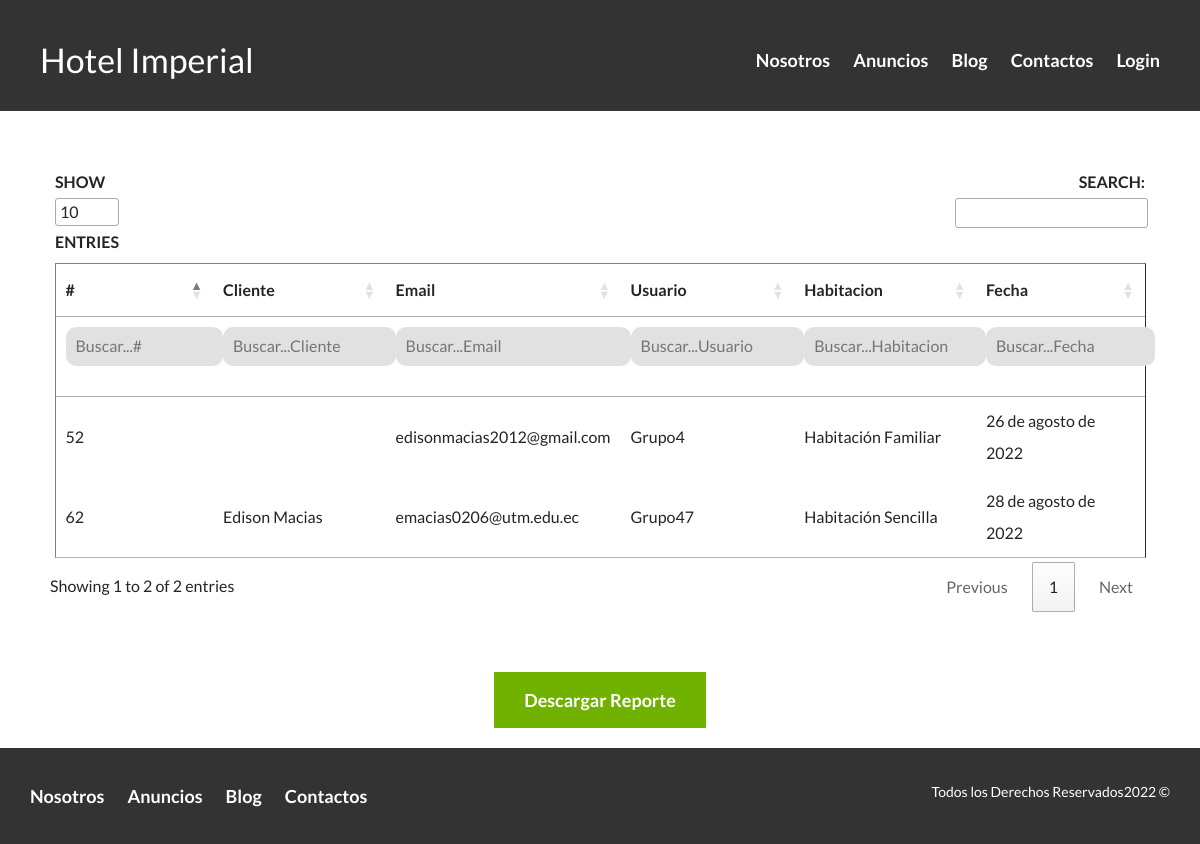
The page /reservacion/ on the database as committed earlier.
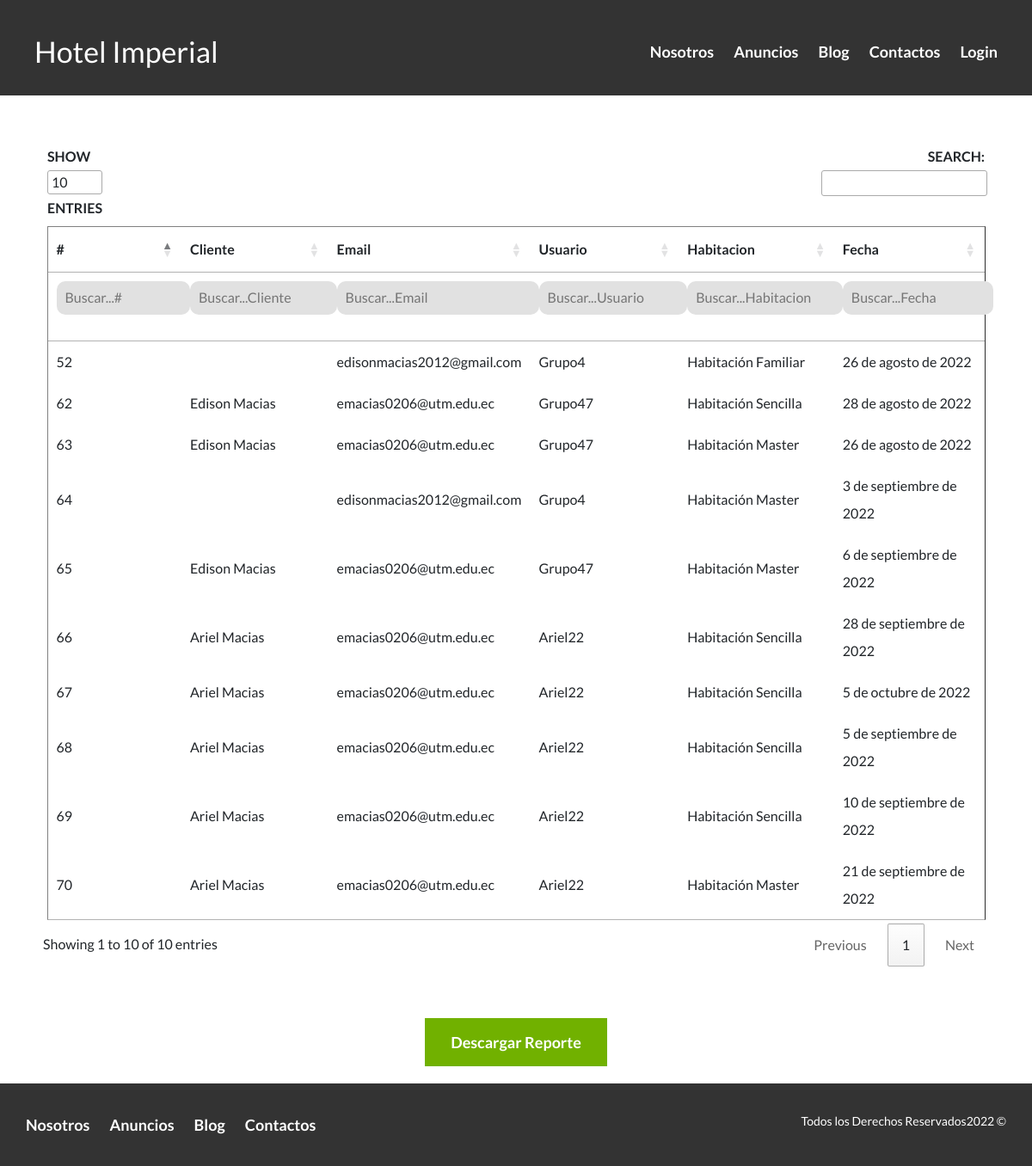
The same page on the database as committed later.
### Hotel/models.py (models this page shows, shortened)
class Reservation(models.Model):
    date = models.DateField(verbose_name="Fecha de Reservacion")
    cliente = models.CharField(verbose_name="Cliente", max_length=100)
    mail = models.EmailField(verbose_name="Email")
    room = models.CharField(max_length=100,verbose_name="Habitacion")
    user = models.CharField(max_length=100,verbose_name="Usuario")
    class Meta:
        verbose_name = 'Reservacion'
        verbose_name_plural = 'Reservaciones'
        ordering = ["-date"]

### Hotel/views.py (the view)
# urls.py: path('reservacion/', reservacion.as_view(), name="reservacion"),
class reservacion(TemplateView):
    template_name = 'hotel/Reservaciones.html'
    def get(selt, request):
        reser = Reservation.objects.all()
        return render(request, selt.template_name, {'reser': reser})

### Hotel/templates/hotel/Reservaciones.html (shortened to what this page needs)
{% extends 'core/base.html' %}
{% block header %}site-header{% endblock %}
{% block content %}
{% load static %}
<div class="table">
    <table border="1" id="example">
        <thead>
            <th>#</th>
            <th>Cliente</th>
            <th>Email</th>
            <th>Usuario</th>
            <th>Habitacion</th>
            <th>Fecha</th>
        </thead>
        <tbody>
            {% for reser in reser %}
            <tr>
                <td>{{reser.id}}</td>
                <td>{{reser.cliente}}</td>
                <td>{{reser.mail}}</td>
                <td>{{reser.user}}</td>
                <td>{{reser.room}}</td>
                <td>{{reser.date}}</td>
            </tr>
            {% endfor %}
        </tbody>
    </table>
</div>
<div class="descargar">
    <a href="{% url 'misreservacionpdf' %}" class="boton boton-verde">Descargar Reporte</a>
</div>
{% endblock %}

### core/templates/core/base.html (shortened to what this page needs)
<!DOCTYPE html>
<html lang="en">
    <head>
        {% load static %}
        <link href="https://cdn.jsdelivr.net/npm/bootstrap@5.2.0/dist/css/bootstrap.min.css" rel="stylesheet">
        <link rel="stylesheet" href="https://cdn.datatables.net/1.10.20/css/jquery.dataTables.min.css">
        <link rel="stylesheet" href="{% static 'core/Css/Estilos.css' %}">
        <link rel="stylesheet" href="{% static 'core/Css/Normalize.css' %}">
    </head>
    <body>
        <header class="{% block header %}{% endblock %}">
            <div class="contenedor contenido-header">
                <div class="barra">
                    <a href="{% url 'home' %}" >
                        <div class="barra1">
                            <h2>Hotel Imperial </h2>
                        </div>
                    </a>
                    <nav class="navegacion">
                        <a href="{% url 'nosotros' %}">Nosotros</a>
                        <a href="{% url 'anuncios' %}">Anuncios</a>
                        <a href="{% url 'blog' %}">Blog</a>
                        <a href="{% url 'contacto' %}">Contactos</a>
                        {% if user.is_authenticated %}
                            {% if user.is_superuser %}
                            <a href="{% url 'reservacion' %}">Reservaciones</a>
                            <a href="{% url 'asesoria' '0' %}">Asesorias</a>
                            {% else %}
                            <a href="{% url 'misreservacion' %}">Mis Reservaciones</a>
                            {% endif %}
                            <a href="{% url 'cerrar_sesion' %}">Cerrar Sesion</a>
                        {% else %}
                            <a href="{% url 'login' %}">Login</a>
                        {% endif %}
                    </nav>
                </div>
            </div>
        </header>
        {% block content %}{% endblock content %}
        <footer class="site-footer section">
            <div class="contenedor contenedor-footer">
                <nav class="navegacion n1">
                    <a href="{% url 'nosotros' %}">Nosotros</a>
                    <a href="{% url 'anuncios' %}">Anuncios</a>
                    <a href="{% url 'blog' %}">Blog</a>
                    <a href="{% url 'contacto' %}">Contactos</a>
                </nav>
                <div>
                <p class="copyringt">Todos los Derechos Reservados2022 &copy</p></div>
            </div>
        </footer>
    </body>
</html>

### core/static/core/Css/Estilos.css (style rules this page uses)
html { box-sizing: border-box; font-size: 62.5%; }
*, *:before, *:after { box-sizing: inherit; }
body { font-family: 'Lato', sans-serif; font-size: 1.6rem; line-height: 2; }
.contenedor { max-width: 120rem; margin: auto; }
h2 { font-size: 3.4rem; }
p { font-size: 1.4rem; }
.section { margin-top: 2rem; margin-bottom: 2rem; }
.boton { color: #ffffff; font-weight:700; text-decoration: none; font-size: 1.8rem; padding: 1rem 3rem; margin-top: 3rem; display: inline-block; text-align: center; border: none; }
.boton-verde { background-color:#71B100; }
.site-header { background-color: #333333; padding: 1rem 0 3rem 0; }
.contenido-header { margin: 0 4rem; height: 100%; display: flex; flex-direction: column; justify-content: space-between; }
.barra a { text-decoration: none; color: white; }
.navegacion a { color: white; font-weight: 700; text-decoration: none; font-size: 1.8rem; margin-right: 2rem; }
.navegacion a:last-of-type { margin: 0; }
.site-footer { background-color: #333333; margin: 2rem 0 0 0; }
.contenedor-footer { padding: 3rem 3rem; display: flex; justify-content: space-between; }
.copyringt { margin: 0; color: white; }
.table { padding: 5rem 5rem; }
.descargar { display: flex; flex-direction: column; align-items: center; }
.descargar a { margin-top: 0; }
@media (min-width: 970px) { .barra { display: flex; justify-content: space-between; align-items: center; padding-top: 3rem; } }
@media (min-width: 970px) { .barra1 h2 { margin: 0; } }

Rows that differ between the two databases and show on the page:
added Reservation: id "67", cliente "Ariel Macias", mail "emacias0206@utm.edu.ec", user "Ariel22", room "Habitación Sencilla", date "5 de octubre de 2022"
added Reservation: id "66", cliente "Ariel Macias", mail "emacias0206@utm.edu.ec", user "Ariel22", room "Habitación Sencilla", date "28 de septiembre de 2022"
added Reservation: id "70", cliente "Ariel Macias", mail "emacias0206@utm.edu.ec", user "Ariel22", room "Habitación Master", date "21 de septiembre de 2022"
added Reservation: id "69", cliente "Ariel Macias", mail "emacias0206@utm.edu.ec", user "Ariel22", room "Habitación Sencilla", date "10 de septiembre de 2022"
added Reservation: id "65", cliente "Edison Macias", mail "emacias0206@utm.edu.ec", user "Grupo47", room "Habitación Master", date "6 de septiembre de 2022"
added Reservation: id "68", cliente "Ariel Macias", mail "emacias0206@utm.edu.ec", user "Ariel22", room "Habitación Sencilla", date "5 de septiembre de 2022"
added Reservation: id "64", mail "edisonmacias2012@gmail.com", user "Grupo4", room "Habitación Master", date "3 de septiembre de 2022"
added Reservation: id "63", cliente "Edison Macias", mail "emacias0206@utm.edu.ec", user "Grupo47", room "Habitación Master", date "26 de agosto de 2022"
Other text that changed with them:
text written by a page script: "SHOW ENTRIES SEARCH: Showing 1 to 2 of 2 entries Previous 1 Next" → "SHOW ENTRIES SEARCH: Showing 1 to 10 of 10 entries Previous 1 Next"
